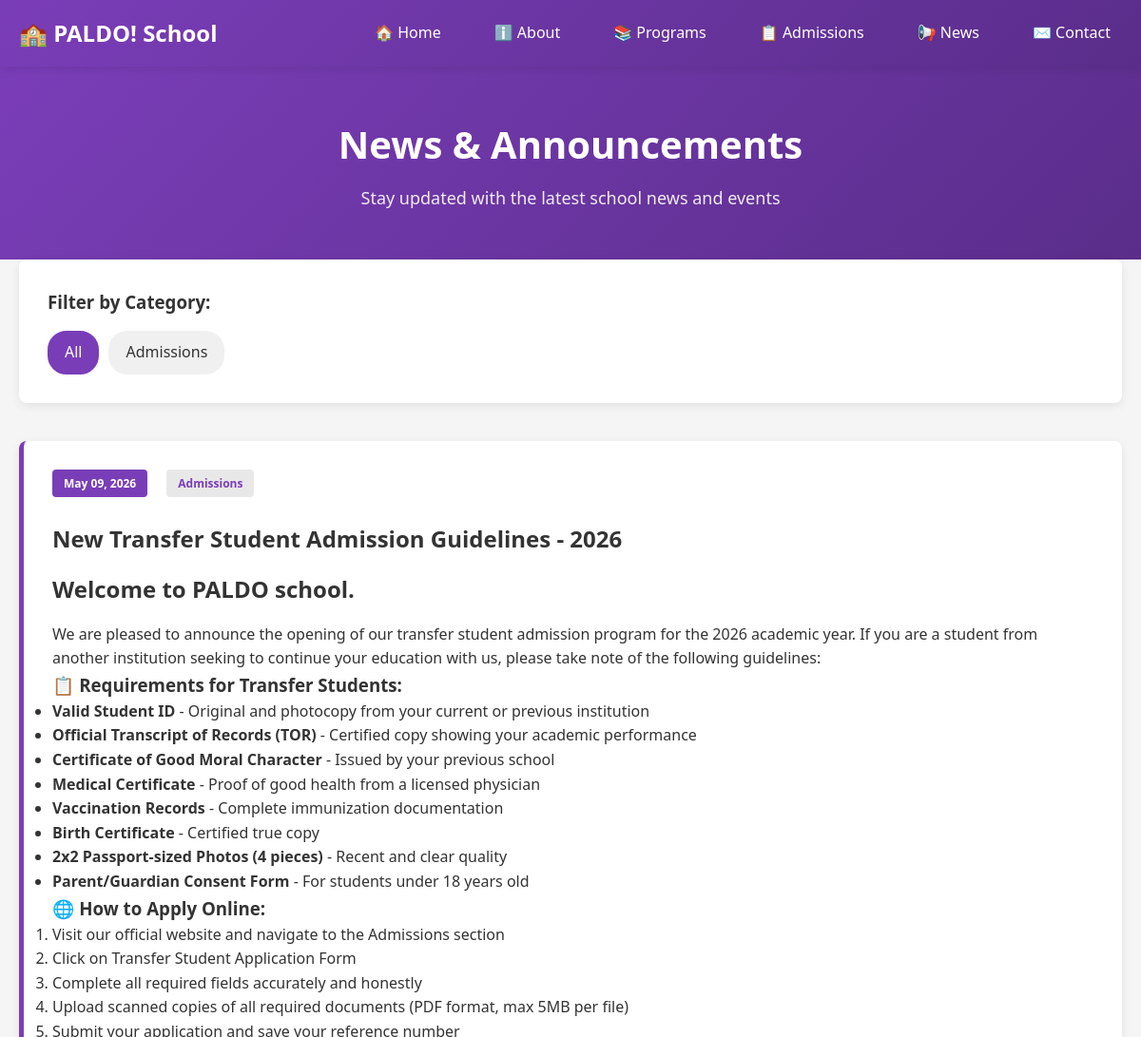
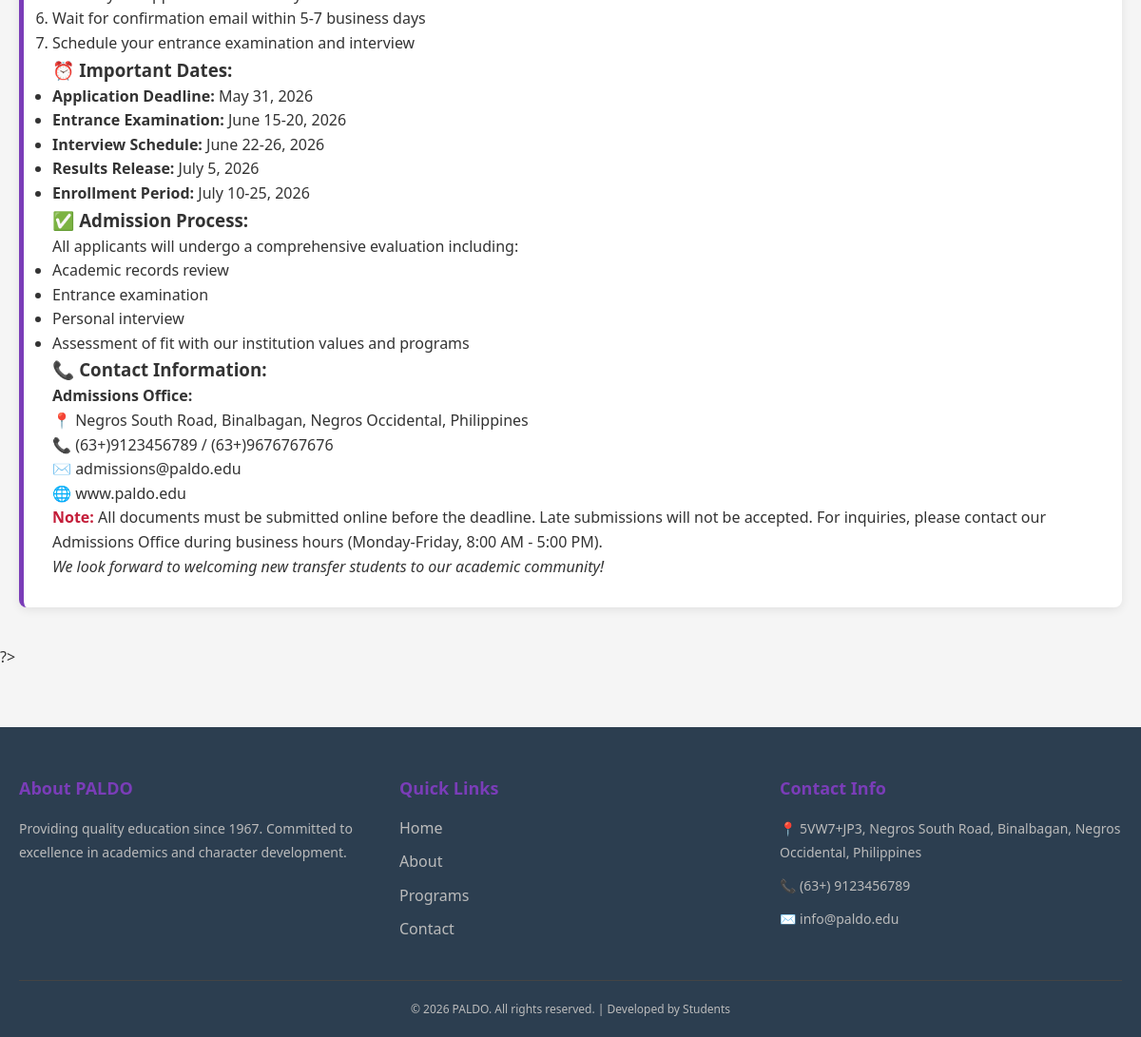
The app's page /announcements.php with its own data (2 pictures, top to bottom).
### tables this page shows
CREATE TABLE `announcements` (
  `id` int(11) NOT NULL,
  `title` varchar(200) NOT NULL,
  `content` text NOT NULL,
  `date_posted` date DEFAULT NULL,
  `category` varchar(100) DEFAULT NULL,
  `priority` varchar(50) DEFAULT 'normal',
  `created_at` timestamp NOT NULL DEFAULT current_timestamp()
);

### announcements.php (the view, shortened to what this page needs)
<?php
include 'includes/db_connect.php';
$filter = isset($_GET['category']) ? $_GET['category'] : '';
$query = "SELECT * FROM announcements WHERE 1=1";
$query .= " ORDER BY date_posted DESC";
$result = $conn->query($query);
$categories = $conn->query("SELECT DISTINCT category FROM announcements ORDER BY category");
?>
<!DOCTYPE html>
<html>
<head>
    <link rel="stylesheet" href="css/style.css">
</head>
<body>
<?php include 'includes/navbar.php'; ?>
<section class="page-header">
    <div class="container">
        <h1>News & Announcements</h1>
        <p>Stay updated with the latest school news and events</p>
    </div>
</section>
<div class="container">
<section class="filter-section">
    <h3>Filter by Category:</h3>
    <div class="category-buttons">
        <a href="announcements.php" class="filter-btn <?php echo empty($filter) ? 'active' : ''; ?>">All</a>
        <?php
        while ($cat = $categories->fetch_assoc()) {
            $active = ($filter === $cat['category']) ? 'active' : '';
            echo "<a href='?category=" . urlencode($cat['category']) . "' class='filter-btn $active'>" . $cat['category'] . "</a>";
        }
        ?>
    </div>
</section>
<section class="announcements-full">
    <?php
    if ($result->num_rows > 0) {
        while ($row = $result->fetch_assoc()) {
            $priority_class = $row['priority'] == 'high' ? 'priority-high' : 'priority-normal';
            echo "
            <div class='announcement-full $priority_class'>
                <div class='announcement-top'>
                    <div class='announcement-date'>" . date('F d, Y', strtotime($row['date_posted'])) . "</div>
                    <div class='announcement-category'>" . $row['category'] . "</div>
                </div>
                <h2>" . htmlspecialchars($row['title']) . "</h2>
                <div class='announcement-content'>" . htmlspecialchars_decode($row['content']) . "</div>
            </div>
            ";
        }
    } else {
        echo "<p style='text-align: center;'>No announcements found.</p>";
    }
    ?>
</section>
</div>
<?php include 'includes/footer.php'; ?>
</body>
</html>

### css/style.css (style rules this page uses)
* { margin: 0; padding: 0; box-sizing: border-box; }
body { font-family: 'Segoe UI', Tahoma, Geneva, Verdana, sans-serif; color: #333; background-color: #f5f5f5; line-height: 1.6; }
.container { max-width: 1200px; margin: 0 auto; padding: 0 20px; }
.announcement-date { display: inline-block; background: #7a3db8; color: white; padding: 5px 12px; border-radius: 4px; font-size: 12px; font-weight: bold; margin-bottom: 10px; margin-right: 10px; }
.announcement-category { display: inline-block; background: #e8e8e8; color: #7a3db8; padding: 5px 12px; border-radius: 4px; font-size: 12px; font-weight: bold; margin-bottom: 10px; }
.announcements-full { margin: 40px 0; }
.announcement-full { background: white; padding: 30px; border-radius: 8px; margin-bottom: 20px; border-left: 5px solid #7a3db8; box-shadow: 0 3px 10px rgba(0, 0, 0, 0.08); }
.announcement-top { margin-bottom: 15px; display: flex; gap: 10px; }
.announcement-full h2 { color: #333; margin-bottom: 15px; font-size: 24px; }
.page-header { background: linear-gradient(135deg, #7a3db8 0%, #5a2d8a 100%); color: white; padding: 50px 20px; text-align: center; }
.page-header h1 { font-size: 40px; margin-bottom: 10px; }
.page-header p { font-size: 18px; opacity: 0.9; }
.filter-section { background: white; padding: 30px; border-radius: 8px; margin-bottom: 40px; box-shadow: 0 3px 10px rgba(0, 0, 0, 0.08); }
.category-buttons { display: flex; gap: 10px; flex-wrap: wrap; margin-top: 15px; }
.filter-btn { background: #f0f0f0; color: #333; padding: 8px 16px; border-radius: 20px; text-decoration: none; font-weight: 500; transition: all 0.3s ease; border: 2px solid transparent; }
.filter-btn:hover, .filter-btn.active { background: #7a3db8; color: white; border-color: #7a3db8; }

### records on screen
announcements: date_posted "May 09, 2026", category "Admissions", title "New Transfer Student Admission Guidelines - 2026", content "Welcome to PALDO school. We are pleased to announce the opening of our transfer student admission program for the 2026 academic year. If you are a student from another institution seeking to continue your education with us, please take note of the following guidelines: 📋 Requirements for Transfer Students: Valid Student ID - Original and photocopy from your current or previous institution Official Transcript of Records (TOR) - Certified copy showing your academic performance Certificate of Good Moral Character - Issued by your previous school Medical Certificate - Proof of good health from a licensed physician Vaccination Records - Complete immunization documentation Birth Certificate -…"

### other values on screen
$cat['category'] "Admissions"
